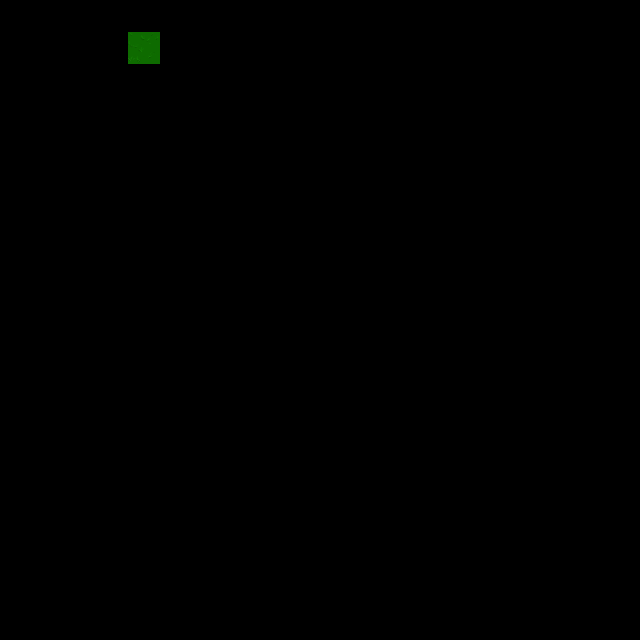

A 2D game scene composited from a Tiled map and its tileset images. What follows is a short description and the map's XML, with each tile layer's data collapsed to a summary:
An orthogonal 20x20 tile map with 32x32 px tiles, 2 tile layers (regions, input_Hintergrund), 6 hidden layers not drawn, 2 tilesets.

<map version="1.4" tiledversion="1.4.3" orientation="orthogonal" renderorder="right-down" width="20" height="20" tilewidth="32" tileheight="32" infinite="0" nextlayerid="17" nextobjectid="1">
 <tileset firstgid="1" name="trees_edit" tilewidth="32" tileheight="32" tilecount="754" columns="29">
  <image source="tilesets/trees_edit.png" width="930" height="832" />
 </tileset>
 <tileset firstgid="755" name="floortileset" tilewidth="32" tileheight="32" spacing="2" margin="2" tilecount="64" columns="8">
  <image source="tilesets/floortileset.png" width="272" height="272" />
 </tileset>
 <layer id="1" name="regions" width="20" height="20">
  <data>[400 cells, 1 non-empty, 1 distinct tile ids]</data>
 </layer>
 <layer id="10" name="input_Hintergrund" width="20" height="20">
  <data>[400 cells, 1 non-empty, 1 distinct tile ids]</data>
 </layer>
 <layer id="11" name="output1_Hintergrund" width="20" height="20" visible="0">
  <data>[400 cells, 1 non-empty, 1 distinct tile ids]</data>
 </layer>
 <layer id="12" name="output2_Hintergrund" width="20" height="20" visible="0">
  <data>[400 cells, 1 non-empty, 1 distinct tile ids]</data>
 </layer>
 <layer id="13" name="output3_Hintergrund" width="20" height="20" visible="0">
  <data>[400 cells, 1 non-empty, 1 distinct tile ids]</data>
 </layer>
 <layer id="14" name="output4_Hintergrund" width="20" height="20" visible="0">
  <data>[400 cells, 1 non-empty, 1 distinct tile ids]</data>
 </layer>
 <layer id="15" name="output5_Hintergrund" width="20" height="20" visible="0">
  <data>[400 cells, 1 non-empty, 1 distinct tile ids]</data>
 </layer>
 <layer id="16" name="output6_Hintergrund" width="20" height="20" visible="0">
  <data>[400 cells, 1 non-empty, 1 distinct tile ids]</data>
 </layer>
</map>
